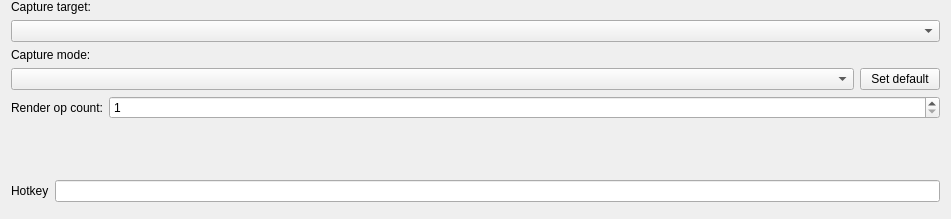
<?xml version="1.0" encoding="UTF-8"?>
<ui version="4.0">
 <class>ProfilingView</class>
 <widget class="QWidget" name="ProfilingView">
  <property name="geometry">
   <rect>
    <x>0</x>
    <y>0</y>
    <width>951</width>
    <height>219</height>
   </rect>
  </property>
  <property name="sizePolicy">
   <sizepolicy hsizetype="Preferred" vsizetype="Minimum">
    <horstretch>0</horstretch>
    <verstretch>0</verstretch>
   </sizepolicy>
  </property>
  <property name="windowTitle">
   <string>Form</string>
  </property>
  <property name="styleSheet">
   <string notr="true"/>
  </property>
  <layout class="QVBoxLayout" name="main_layout">
   <property name="topMargin">
    <number>0</number>
   </property>
   <item>
    <widget class="QWidget" name="capture_target_group" native="true">
     <layout class="QVBoxLayout" name="verticalLayout_2">
      <property name="leftMargin">
       <number>0</number>
      </property>
      <property name="topMargin">
       <number>0</number>
      </property>
      <property name="rightMargin">
       <number>0</number>
      </property>
      <property name="bottomMargin">
       <number>0</number>
      </property>
      <item>
       <widget class="QLabel" name="capture_target_label">
        <property name="text">
         <string>Capture target:</string>
        </property>
       </widget>
      </item>
      <item>
       <widget class="RdpComboBox" name="active_connection_selection">
        <property name="sizePolicy">
         <sizepolicy hsizetype="MinimumExpanding" vsizetype="Fixed">
          <horstretch>0</horstretch>
          <verstretch>0</verstretch>
         </sizepolicy>
        </property>
       </widget>
      </item>
      <item>
       <widget class="QLabel" name="capture_mode_label">
        <property name="text">
         <string>Capture mode:</string>
        </property>
       </widget>
      </item>
      <item>
       <widget class="QWidget" name="capture_mode_row" native="true">
        <layout class="QHBoxLayout" name="horizontalLayout_2">
         <property name="leftMargin">
          <number>0</number>
         </property>
         <property name="topMargin">
          <number>0</number>
         </property>
         <property name="rightMargin">
          <number>0</number>
         </property>
         <property name="bottomMargin">
          <number>0</number>
         </property>
         <item>
          <widget class="RdpComboBox" name="capture_mode_selection">
           <property name="sizePolicy">
            <sizepolicy hsizetype="MinimumExpanding" vsizetype="Fixed">
             <horstretch>0</horstretch>
             <verstretch>0</verstretch>
            </sizepolicy>
           </property>
          </widget>
         </item>
         <item>
          <widget class="QPushButton" name="capture_mode_default_button">
           <property name="toolTip">
            <string>This will update the default capture mode for the connected application. Default capture modes are stored in presents and per-API.</string>
           </property>
           <property name="text">
            <string>Set default</string>
           </property>
          </widget>
         </item>
        </layout>
       </widget>
      </item>
      <item>
       <widget class="QWidget" name="render_op_count_row" native="true">
        <layout class="QHBoxLayout" name="render_op_count_layout">
         <property name="leftMargin">
          <number>0</number>
         </property>
         <property name="topMargin">
          <number>0</number>
         </property>
         <property name="rightMargin">
          <number>0</number>
         </property>
         <property name="bottomMargin">
          <number>0</number>
         </property>
         <item>
          <widget class="QLabel" name="render_op_count_label">
           <property name="text">
            <string>Render op count:</string>
           </property>
          </widget>
         </item>
         <item>
          <widget class="QSpinBox" name="render_op_count_spinbox">
           <property name="sizePolicy">
            <sizepolicy hsizetype="MinimumExpanding" vsizetype="Fixed">
             <horstretch>0</horstretch>
             <verstretch>0</verstretch>
            </sizepolicy>
           </property>
           <property name="minimum">
            <number>1</number>
           </property>
           <property name="maximum">
            <number>10000</number>
           </property>
           <property name="value">
            <number>1</number>
           </property>
          </widget>
         </item>
        </layout>
       </widget>
      </item>
      <item>
       <spacer name="verticalSpacer">
        <property name="orientation">
         <enum>Qt::Orientation::Vertical</enum>
        </property>
        <property name="sizeType">
         <enum>QSizePolicy::Policy::Fixed</enum>
        </property>
        <property name="sizeHint" stdset="0">
         <size>
          <width>20</width>
          <height>10</height>
         </size>
        </property>
       </spacer>
      </item>
     </layout>
    </widget>
   </item>
   <item>
    <widget class="QStackedWidget" name="capture_widget_stack">
     <property name="sizePolicy">
      <sizepolicy hsizetype="MinimumExpanding" vsizetype="Preferred">
       <horstretch>0</horstretch>
       <verstretch>0</verstretch>
      </sizepolicy>
     </property>
     <property name="minimumSize">
      <size>
       <width>0</width>
       <height>0</height>
      </size>
     </property>
     <property name="currentIndex">
      <number>1</number>
     </property>
     <widget class="QWidget" name="collect_data_page">
      <property name="sizePolicy">
       <sizepolicy hsizetype="MinimumExpanding" vsizetype="Fixed">
        <horstretch>0</horstretch>
        <verstretch>0</verstretch>
       </sizepolicy>
      </property>
      <layout class="QVBoxLayout" name="collect_data_page_layout">
       <property name="spacing">
        <number>0</number>
       </property>
       <property name="sizeConstraint">
        <enum>QLayout::SizeConstraint::SetMaximumSize</enum>
       </property>
       <property name="leftMargin">
        <number>0</number>
       </property>
       <property name="topMargin">
        <number>0</number>
       </property>
       <property name="rightMargin">
        <number>0</number>
       </property>
       <property name="bottomMargin">
        <number>0</number>
       </property>
       <item>
        <widget class="QPushButton" name="collect_data_button">
         <property name="enabled">
          <bool>false</bool>
         </property>
         <property name="sizePolicy">
          <sizepolicy hsizetype="MinimumExpanding" vsizetype="Fixed">
           <horstretch>0</horstretch>
           <verstretch>0</verstretch>
          </sizepolicy>
         </property>
         <property name="minimumSize">
          <size>
           <width>0</width>
           <height>0</height>
          </size>
         </property>
         <property name="text">
          <string>Capture profile</string>
         </property>
        </widget>
       </item>
      </layout>
     </widget>
     <widget class="QWidget" name="progress_page">
      <property name="sizePolicy">
       <sizepolicy hsizetype="MinimumExpanding" vsizetype="Preferred">
        <horstretch>0</horstretch>
        <verstretch>0</verstretch>
       </sizepolicy>
      </property>
      <layout class="QVBoxLayout" name="verticalLayout">
       <property name="spacing">
        <number>0</number>
       </property>
       <property name="sizeConstraint">
        <enum>QLayout::SizeConstraint::SetMaximumSize</enum>
       </property>
       <property name="leftMargin">
        <number>0</number>
       </property>
       <property name="topMargin">
        <number>0</number>
       </property>
       <property name="rightMargin">
        <number>0</number>
       </property>
       <property name="bottomMargin">
        <number>0</number>
       </property>
       <item>
        <widget class="CaptureProgressWidget" name="capture_progress_widget" native="true">
         <property name="sizePolicy">
          <sizepolicy hsizetype="MinimumExpanding" vsizetype="Preferred">
           <horstretch>0</horstretch>
           <verstretch>0</verstretch>
          </sizepolicy>
         </property>
         <property name="maximumSize">
          <size>
           <width>16777215</width>
           <height>16777215</height>
          </size>
         </property>
        </widget>
       </item>
      </layout>
     </widget>
    </widget>
   </item>
   <item>
    <layout class="QHBoxLayout" name="horizontalLayout">
     <item>
      <widget class="QLabel" name="hotkey_label">
       <property name="sizePolicy">
        <sizepolicy hsizetype="Fixed" vsizetype="Preferred">
         <horstretch>0</horstretch>
         <verstretch>0</verstretch>
        </sizepolicy>
       </property>
       <property name="text">
        <string>Hotkey</string>
       </property>
      </widget>
     </item>
     <item>
      <widget class="GlobalShortcutEdit" name="hotkey_edit">
       <property name="sizePolicy">
        <sizepolicy hsizetype="MinimumExpanding" vsizetype="Fixed">
         <horstretch>0</horstretch>
         <verstretch>0</verstretch>
        </sizepolicy>
       </property>
       <property name="minimumSize">
        <size>
         <width>0</width>
         <height>0</height>
        </size>
       </property>
       <property name="maximumSize">
        <size>
         <width>16777215</width>
         <height>16777215</height>
        </size>
       </property>
      </widget>
     </item>
    </layout>
   </item>
   <item>
    <widget class="CaptureDelayWidget" name="capture_delay_widget" native="true"/>
   </item>
  </layout>
 </widget>
 <customwidgets>
  <customwidget>
   <class>CaptureProgressWidget</class>
   <extends>QWidget</extends>
   <header>common/inc/capture_progress_widget.h</header>
   <container>1</container>
  </customwidget>
  <customwidget>
   <class>RdpComboBox</class>
   <extends>QComboBox</extends>
   <header>common/inc/rdp_combo_box.h</header>
  </customwidget>
  <customwidget>
   <class>GlobalShortcutEdit</class>
   <extends>QLineEdit</extends>
   <header>common/inc/global_shortcut_edit.h</header>
  </customwidget>
  <customwidget>
   <class>CaptureDelayWidget</class>
   <extends>QWidget</extends>
   <header>common/inc/capture_delay_widget.h</header>
   <container>1</container>
  </customwidget>
 </customwidgets>
 <resources/>
 <connections/>
</ui>
